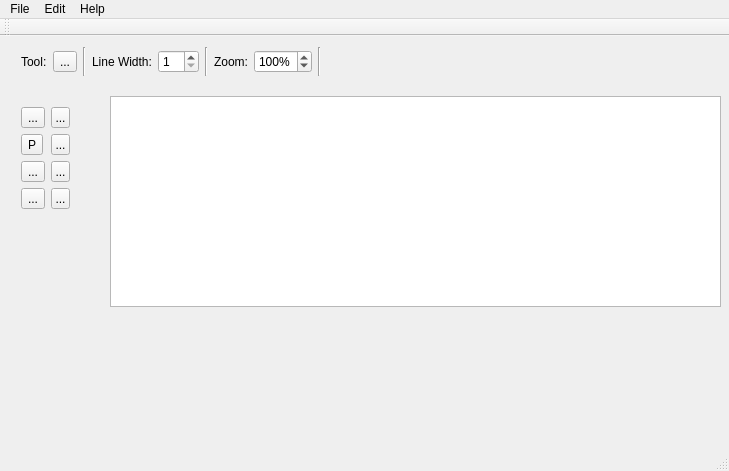
<?xml version="1.0" encoding="UTF-8"?>
<ui version="4.0">
 <class>MainWindow</class>
 <widget class="QMainWindow" name="MainWindow">
  <property name="geometry">
   <rect>
    <x>0</x>
    <y>0</y>
    <width>729</width>
    <height>471</height>
   </rect>
  </property>
  <property name="windowTitle">
   <string>rAstro</string>
  </property>
  <widget class="QWidget" name="centralWidget">
   <widget class="QWidget" name="formLayoutWidget">
    <property name="geometry">
     <rect>
      <x>10</x>
      <y>60</y>
      <width>71</width>
      <height>171</height>
     </rect>
    </property>
    <layout class="QFormLayout" name="formLayout">
     <item row="1" column="1">
      <widget class="QToolButton" name="buttonZoom">
       <property name="toolTip">
        <string>Zoom</string>
       </property>
       <property name="text">
        <string>...</string>
       </property>
       <property name="icon">
        <iconset>
         <normaloff>../.icon/png/magnifiying-glass.png</normaloff>../.icon/png/magnifiying-glass.png</iconset>
       </property>
       <property name="checkable">
        <bool>true</bool>
       </property>
      </widget>
     </item>
     <item row="2" column="0">
      <widget class="QToolButton" name="buttonPaintBucket">
       <property name="toolTip">
        <string>Paint Bucket</string>
       </property>
       <property name="text">
        <string>...</string>
       </property>
       <property name="icon">
        <iconset>
         <normaloff>../.icon/png/paint-bucket.png</normaloff>../.icon/png/paint-bucket.png</iconset>
       </property>
       <property name="checkable">
        <bool>true</bool>
       </property>
      </widget>
     </item>
     <item row="2" column="1">
      <widget class="QToolButton" name="buttonEraser">
       <property name="toolTip">
        <string>Eraser</string>
       </property>
       <property name="text">
        <string>...</string>
       </property>
       <property name="icon">
        <iconset>
         <normaloff>../.icon/png/eraser.png</normaloff>../.icon/png/eraser.png</iconset>
       </property>
       <property name="checkable">
        <bool>true</bool>
       </property>
      </widget>
     </item>
     <item row="3" column="0">
      <widget class="QToolButton" name="buttonRectangle">
       <property name="toolTip">
        <string>Rectangle</string>
       </property>
       <property name="text">
        <string>...</string>
       </property>
       <property name="icon">
        <iconset>
         <normaloff>../.icon/png/rectangle.png</normaloff>../.icon/png/rectangle.png</iconset>
       </property>
       <property name="checkable">
        <bool>true</bool>
       </property>
      </widget>
     </item>
     <item row="3" column="1">
      <widget class="QToolButton" name="buttonEllipse">
       <property name="toolTip">
        <string>Ellipse</string>
       </property>
       <property name="autoFillBackground">
        <bool>true</bool>
       </property>
       <property name="text">
        <string>...</string>
       </property>
       <property name="icon">
        <iconset>
         <normaloff>../.icon/png/ellipse.png</normaloff>../.icon/png/ellipse.png</iconset>
       </property>
       <property name="checkable">
        <bool>true</bool>
       </property>
      </widget>
     </item>
     <item row="1" column="0">
      <widget class="QToolButton" name="buttonPencil">
       <property name="acceptDrops">
        <bool>false</bool>
       </property>
       <property name="toolTip">
        <string>Pencil</string>
       </property>
       <property name="text">
        <string>P</string>
       </property>
       <property name="icon">
        <iconset>
         <normaloff>../.icon/png/pencil.png</normaloff>../.icon/png/pencil.png</iconset>
       </property>
       <property name="checkable">
        <bool>true</bool>
       </property>
       <property name="checked">
        <bool>false</bool>
       </property>
       <property name="autoExclusive">
        <bool>false</bool>
       </property>
       <property name="toolButtonStyle">
        <enum>Qt::ToolButtonIconOnly</enum>
       </property>
      </widget>
     </item>
     <item row="0" column="1">
      <widget class="QToolButton" name="buttonArrow">
       <property name="toolTip">
        <string>Move selection</string>
       </property>
       <property name="text">
        <string>...</string>
       </property>
       <property name="icon">
        <iconset>
         <normaloff>../.icon/png/arrow.png</normaloff>../.icon/png/arrow.png</iconset>
       </property>
       <property name="checkable">
        <bool>true</bool>
       </property>
      </widget>
     </item>
     <item row="0" column="0">
      <widget class="QToolButton" name="buttonRectangleSelection">
       <property name="toolTip">
        <string>Rectangle select</string>
       </property>
       <property name="text">
        <string>...</string>
       </property>
       <property name="icon">
        <iconset>
         <normaloff>../.icon/png/allocation.png</normaloff>../.icon/png/allocation.png</iconset>
       </property>
       <property name="checkable">
        <bool>true</bool>
       </property>
      </widget>
     </item>
    </layout>
   </widget>
   <widget class="QWidget" name="horizontalLayoutWidget">
    <property name="geometry">
     <rect>
      <x>10</x>
      <y>0</y>
      <width>711</width>
      <height>51</height>
     </rect>
    </property>
    <layout class="QHBoxLayout" name="horizontalLayout">
     <item>
      <widget class="QLabel" name="labelTool">
       <property name="text">
        <string>Tool:</string>
       </property>
      </widget>
     </item>
     <item>
      <widget class="QToolButton" name="buttonCurrentTool">
       <property name="text">
        <string>...</string>
       </property>
      </widget>
     </item>
     <item>
      <widget class="Line" name="line">
       <property name="orientation">
        <enum>Qt::Vertical</enum>
       </property>
      </widget>
     </item>
     <item>
      <widget class="QLabel" name="labelLineWidth">
       <property name="text">
        <string>Line Width:</string>
       </property>
      </widget>
     </item>
     <item>
      <widget class="QSpinBox" name="spinBoxLineWidth">
       <property name="minimum">
        <number>1</number>
       </property>
      </widget>
     </item>
     <item>
      <widget class="Line" name="line_2">
       <property name="orientation">
        <enum>Qt::Vertical</enum>
       </property>
      </widget>
     </item>
     <item>
      <widget class="QLabel" name="labelZoom">
       <property name="text">
        <string>Zoom:</string>
       </property>
      </widget>
     </item>
     <item>
      <widget class="QSpinBox" name="spinBoxZoom">
       <property name="suffix">
        <string>%</string>
       </property>
       <property name="prefix">
        <string/>
       </property>
       <property name="minimum">
        <number>50</number>
       </property>
       <property name="maximum">
        <number>300</number>
       </property>
       <property name="singleStep">
        <number>50</number>
       </property>
       <property name="value">
        <number>100</number>
       </property>
      </widget>
     </item>
     <item>
      <widget class="Line" name="line_3">
       <property name="orientation">
        <enum>Qt::Vertical</enum>
       </property>
      </widget>
     </item>
     <item>
      <spacer name="horizontalSpacer">
       <property name="orientation">
        <enum>Qt::Horizontal</enum>
       </property>
       <property name="sizeHint" stdset="0">
        <size>
         <width>40</width>
         <height>20</height>
        </size>
       </property>
      </spacer>
     </item>
    </layout>
   </widget>
   <widget class="QGraphicsView" name="paintingZone">
    <property name="geometry">
     <rect>
      <x>110</x>
      <y>60</y>
      <width>611</width>
      <height>211</height>
     </rect>
    </property>
   </widget>
  </widget>
  <widget class="QToolBar" name="mainToolBar">
   <attribute name="toolBarArea">
    <enum>TopToolBarArea</enum>
   </attribute>
   <attribute name="toolBarBreak">
    <bool>false</bool>
   </attribute>
  </widget>
  <widget class="QStatusBar" name="statusBar"/>
  <widget class="QMenuBar" name="menuBar">
   <property name="geometry">
    <rect>
     <x>0</x>
     <y>0</y>
     <width>729</width>
     <height>27</height>
    </rect>
   </property>
   <widget class="QMenu" name="menuFile">
    <property name="title">
     <string>File</string>
    </property>
    <addaction name="actionNew"/>
    <addaction name="actionOpen"/>
    <addaction name="actionSave"/>
    <addaction name="separator"/>
    <addaction name="actionExit"/>
   </widget>
   <widget class="QMenu" name="menuHelp">
    <property name="title">
     <string>Help</string>
    </property>
    <addaction name="actionAbout"/>
   </widget>
   <widget class="QMenu" name="menuEdit">
    <property name="title">
     <string>Edit</string>
    </property>
    <addaction name="actionUndo"/>
    <addaction name="actionRedo"/>
    <addaction name="separator"/>
    <addaction name="actionCut"/>
    <addaction name="actionCopy"/>
    <addaction name="actionPaste"/>
    <addaction name="separator"/>
    <addaction name="actionFlip_Horizontal"/>
    <addaction name="actionFlip_Vertical"/>
    <addaction name="separator"/>
    <addaction name="actionRotate_90_clockwise"/>
    <addaction name="separator"/>
    <addaction name="actionSet_Color"/>
   </widget>
   <addaction name="menuFile"/>
   <addaction name="menuEdit"/>
   <addaction name="menuHelp"/>
  </widget>
  <action name="actionSfsdfsd">
   <property name="text">
    <string>sfsdfsd</string>
   </property>
  </action>
  <action name="actionKkk">
   <property name="text">
    <string>kkk</string>
   </property>
  </action>
  <action name="actionHello">
   <property name="text">
    <string>hello</string>
   </property>
  </action>
  <action name="actionHello_2">
   <property name="text">
    <string>hello!</string>
   </property>
  </action>
  <action name="actionWorld_2">
   <property name="text">
    <string>world!</string>
   </property>
  </action>
  <action name="actionNew">
   <property name="text">
    <string>New</string>
   </property>
  </action>
  <action name="actionOpen">
   <property name="text">
    <string>Open</string>
   </property>
  </action>
  <action name="actionSave">
   <property name="text">
    <string>Save</string>
   </property>
  </action>
  <action name="actionSave_as">
   <property name="text">
    <string>Save as...</string>
   </property>
  </action>
  <action name="actionUndo">
   <property name="text">
    <string>Undo</string>
   </property>
  </action>
  <action name="actionRedo">
   <property name="text">
    <string>Redo</string>
   </property>
  </action>
  <action name="actionCut">
   <property name="text">
    <string>Cut</string>
   </property>
  </action>
  <action name="actionCopy">
   <property name="text">
    <string>Copy</string>
   </property>
  </action>
  <action name="actionPaste">
   <property name="text">
    <string>Paste</string>
   </property>
  </action>
  <action name="actionAbout">
   <property name="text">
    <string>About...</string>
   </property>
  </action>
  <action name="actionExit">
   <property name="text">
    <string>Exit</string>
   </property>
  </action>
  <action name="actionFlip_Horizontal">
   <property name="text">
    <string>Flip Horizontal</string>
   </property>
  </action>
  <action name="actionFlip_Vertical">
   <property name="text">
    <string>Flip Vertical</string>
   </property>
  </action>
  <action name="actionRotate_90_clockwise">
   <property name="text">
    <string>Rotate 90 clockwise</string>
   </property>
  </action>
  <action name="actionSet_Color">
   <property name="text">
    <string>Set Color...</string>
   </property>
  </action>
 </widget>
 <layoutdefault spacing="6" margin="11"/>
 <resources/>
 <connections/>
</ui>
